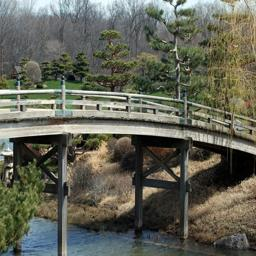
#> input picture dataset/places2/train/j/japanese_garden/00000001.jpg, 256 x 256 px
$ python iw.py ../dataset/places2/train/j/japanese_garden/00000001.jpg
#> lines starting #> are read from the running program, lines starting #| are printed output that depends on the picture; long printed decimals are rounded
import cv2
import sys
import numpy as np
if len(sys.argv) > 1:
    filename = sys.argv[1]
    img = cv2.imread(filename, cv2.IMREAD_UNCHANGED)
#> img is the input picture: shape (256, 256, 3); mean B, G, R 86.2, 99.1, 97.8
    img = cv2.cvtColor(img, cv2.COLOR_BGR2BGRA)
#> img: shape (256, 256, 4)
    padding = 0.05
    padding = int(img.shape[1] * padding)
#> padding = 12
    shape = (img.shape[0] + 2 * padding, img.shape[1] + 2 * padding, 4)
#> shape = (280, 280, 4)
    out = np.multiply(np.ones(shape), 255)
    mask = np.multiply(np.ones(shape), 255)

    count = 0
    for i in range(0, img.shape[0]):
        for j in range(0, img.shape[1]):
            out[i + padding][j + padding] = img[i][j]
            mask[i + padding][j + padding] = (0, 0, 0, 0)
            count += 1
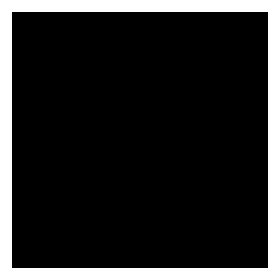
#> mask: shape (280, 280, 4) float64; mean B, G, R, A 41.8, 41.8, 41.8, 41.8
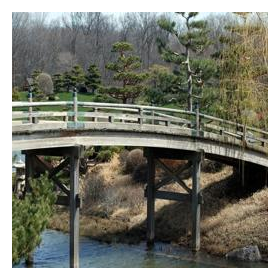
#> out: shape (280, 280, 4) float64; mean B, G, R, A 113.9, 124.7, 123.6, 255
#> after the loop, count = 65536
    print (img.shape, " -> ", out.shape)
#| (256, 256, 4)  ->  (280, 280, 4)
    print ("original proportion:", count, "/", shape[0] * shape[1], " = ", count / shape[0] / shape[1])
#| original proportion: 65536 / 78400  =  0.8359
    cv2.imwrite("mask.png", mask)
    cv2.imwrite("img.png", out)

$ run again, on dataset/places2/train/j/japanese_garden/00000003.jpg
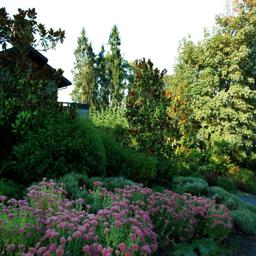
#> input picture dataset/places2/train/j/japanese_garden/00000003.jpg, 256 x 256 px
#> img is the input picture: shape (256, 256, 3); mean B, G, R 81.4, 104.3, 91.4
#> img: shape (256, 256, 4)
#> after the loop `for i in range(0, img.shape[0]):`:
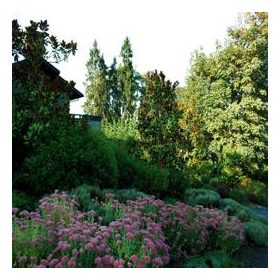
#> out: shape (280, 280, 4) float64; mean B, G, R, A 109.9, 129, 118.2, 255
#> after the loop `for i in range(0, img.shape[0]):`: count = 65536
#| (256, 256, 4)  ->  (280, 280, 4)
#| original proportion: 65536 / 78400  =  0.8359

$ run again, on dataset/places2/train/j/japanese_garden/00000004.jpg
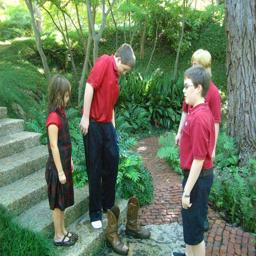
#> input picture dataset/places2/train/j/japanese_garden/00000004.jpg, 256 x 256 px
#> img is the input picture: shape (256, 256, 3); mean B, G, R 94.6, 121.1, 102.4
#> img: shape (256, 256, 4)
#> after the loop `for i in range(0, img.shape[0]):`:
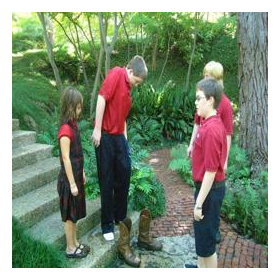
#> out: shape (280, 280, 4) float64; mean B, G, R, A 120.9, 143.1, 127.5, 255
#> after the loop `for i in range(0, img.shape[0]):`: count = 65536
#| (256, 256, 4)  ->  (280, 280, 4)
#| original proportion: 65536 / 78400  =  0.8359

$ run again, on dataset/places2/train/j/japanese_garden/00000005.jpg
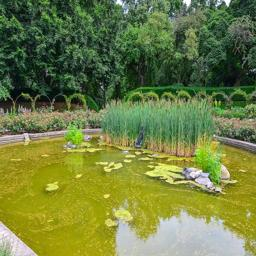
#> input picture dataset/places2/train/j/japanese_garden/00000005.jpg, 256 x 256 px
#> img is the input picture: shape (256, 256, 3); mean B, G, R 65.2, 126.7, 112.4
#> img: shape (256, 256, 4)
#> after the loop `for i in range(0, img.shape[0]):`:
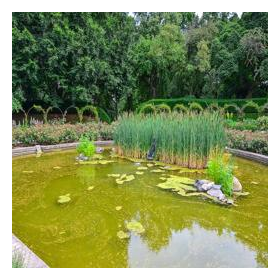
#> out: shape (280, 280, 4) float64; mean B, G, R, A 96.3, 147.8, 135.8, 255
#> after the loop `for i in range(0, img.shape[0]):`: count = 65536
#| (256, 256, 4)  ->  (280, 280, 4)
#| original proportion: 65536 / 78400  =  0.8359
